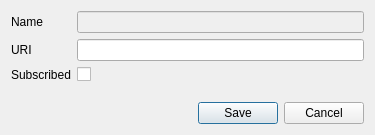
<?xml version="1.0" encoding="UTF-8"?>
<ui version="4.0">
 <class>editbuddyDlg</class>
 <widget class="QDialog" name="editbuddyDlg">
  <property name="geometry">
   <rect>
    <x>0</x>
    <y>0</y>
    <width>375</width>
    <height>135</height>
   </rect>
  </property>
  <property name="sizePolicy">
   <sizepolicy hsizetype="Fixed" vsizetype="Fixed">
    <horstretch>0</horstretch>
    <verstretch>0</verstretch>
   </sizepolicy>
  </property>
  <property name="maximumSize">
   <size>
    <width>375</width>
    <height>135</height>
   </size>
  </property>
  <property name="windowTitle">
   <string>Edit Buddy</string>
  </property>
  <layout class="QVBoxLayout" name="verticalLayout">
   <item>
    <layout class="QGridLayout" name="gridLayout">
     <item row="0" column="0">
      <widget class="QLabel" name="nameLabel">
       <property name="text">
        <string>Name</string>
       </property>
      </widget>
     </item>
     <item row="0" column="1">
      <widget class="QLineEdit" name="nameText">
       <property name="enabled">
        <bool>false</bool>
       </property>
      </widget>
     </item>
     <item row="1" column="0">
      <widget class="QLabel" name="uriLabel">
       <property name="text">
        <string>URI</string>
       </property>
      </widget>
     </item>
     <item row="1" column="1">
      <widget class="QLineEdit" name="uriText"/>
     </item>
     <item row="2" column="1">
      <widget class="QCheckBox" name="subsBox">
       <property name="text">
        <string/>
       </property>
      </widget>
     </item>
     <item row="2" column="0">
      <widget class="QLabel" name="subsLabel">
       <property name="text">
        <string>Subscribed</string>
       </property>
      </widget>
     </item>
    </layout>
   </item>
   <item>
    <spacer name="verticalSpacer">
     <property name="orientation">
      <enum>Qt::Vertical</enum>
     </property>
     <property name="sizeHint" stdset="0">
      <size>
       <width>20</width>
       <height>40</height>
      </size>
     </property>
    </spacer>
   </item>
   <item>
    <layout class="QHBoxLayout" name="horizontalLayout">
     <item>
      <spacer name="horizontalSpacer">
       <property name="orientation">
        <enum>Qt::Horizontal</enum>
       </property>
       <property name="sizeHint" stdset="0">
        <size>
         <width>40</width>
         <height>20</height>
        </size>
       </property>
      </spacer>
     </item>
     <item>
      <widget class="QDialogButtonBox" name="buttonBox">
       <property name="standardButtons">
        <set>QDialogButtonBox::Cancel|QDialogButtonBox::Save</set>
       </property>
      </widget>
     </item>
    </layout>
   </item>
  </layout>
 </widget>
 <resources/>
 <connections>
  <connection>
   <sender>buttonBox</sender>
   <signal>rejected()</signal>
   <receiver>editbuddyDlg</receiver>
   <slot>reject()</slot>
   <hints>
    <hint type="sourcelabel">
     <x>279</x>
     <y>117</y>
    </hint>
    <hint type="destinationlabel">
     <x>187</x>
     <y>67</y>
    </hint>
   </hints>
  </connection>
 </connections>
</ui>
